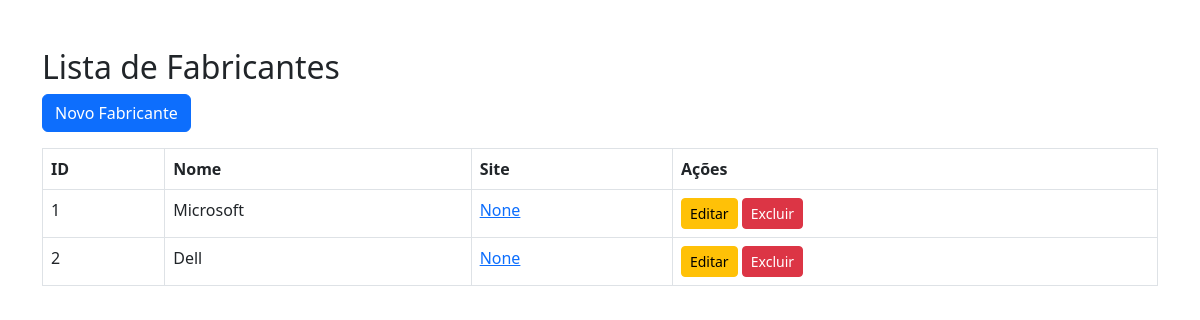
The app's page /fabricante/ with its own data.
### loja/models/Fabricante.py (models this page shows, shortened)
class Fabricante(models.Model):
    nome = models.CharField(max_length=100)
    site = models.URLField(blank=True, null=True)

### loja/views/FabricanteView.py (the view)
def list_fabricante_view(request):
    fabricantes = Fabricante.objects.all()
    return render(request, 'fabricante/fabricante.html', {'fabricantes': fabricantes})

### loja/templates/fabricante/fabricante.html (shortened to what this page needs)
<!DOCTYPE html>
<html lang="pt-br">
<head>
    <link href="https://cdn.jsdelivr.net/npm/bootstrap@5.3.0/dist/css/bootstrap.min.css" rel="stylesheet">
</head>
<body class="container mt-5">
    <h2>Lista de Fabricantes</h2>
    <a href="{% url 'add_fabricante' %}" class="btn btn-primary mb-3">Novo Fabricante</a>
    <table class="table table-bordered">
        <thead>
            <tr><th>ID</th><th>Nome</th><th>Site</th><th>Ações</th></tr>
        </thead>
        <tbody>
            {% for f in fabricantes %}
            <tr>
                <td>{{ f.id }}</td>
                <td>{{ f.nome }}</td>
                <td><a href="{{ f.site }}" target="_blank">{{ f.site }}</a></td>
                <td>
                    <a href="{% url 'edit_fabricante' f.id %}" class="btn btn-sm btn-warning">Editar</a>
                    <a href="{% url 'delete_fabricante' f.id %}" class="btn btn-sm btn-danger">Excluir</a>
                </td>
            </tr>
            {% endfor %}
        </tbody>
    </table>
</body>
</html>

### records on screen
Fabricante: id "1", nome "Microsoft", site "None"
Fabricante: id "2", nome "Dell", site "None"
